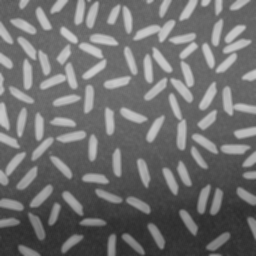
#> input picture src/a1/data/rice.png, 256 x 256 px
$ jupyter execute --allow-errors sobel_edge.ipynb   (older library calls are emulated)
#> lines starting #> are read from the running program, lines starting #| are printed output that depends on the picture; after the words box and inside, x2 and y2 are one past the last pixel; in counts of white or black regions, pixels touching at a corner belong together
# ECSE415 - Intro to Computer Vision
## Assignment 1 - Image Filtering
### Alexander Harris - 260688155

# 2. Edge detection
## 2.1 Sobel edge detector

### 2.1.1 - Effect of sharpening on edge detection

[cell 1]
import cv2
import numpy as np
import matplotlib.pyplot as plt
import math

# Import original image in grayscale
img_gray = cv2.imread('data/rice.png', cv2.IMREAD_GRAYSCALE)
#> img_gray is the input picture: shape (256, 256); min 44, max 204, mean 111.2
img = cv2.imread('data/rice.png')

# Sobel filter applied to rice.png
img_edges_x = cv2.Sobel(img_gray, cv2.CV_64F, 1, 0, ksize=3)
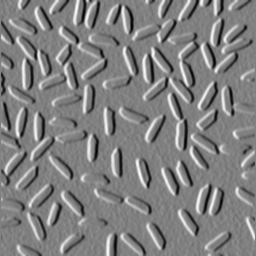
#> img_edges_x: shape (256, 256) float64; min -249, max 244, mean -0.5; drawn with min black and max white
img_edges_y = cv2.Sobel(img_gray, cv2.CV_64F, 0, 1, ksize=3)
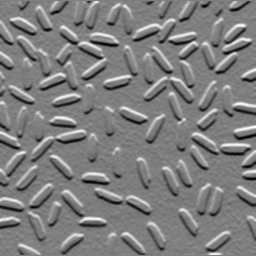
#> img_edges_y: shape (256, 256) float64; min -244, max 245, mean -2; drawn with min black and max white
img_edges = cv2.magnitude(img_edges_x, img_edges_y)
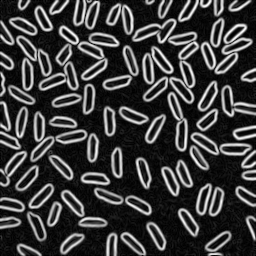
#> img_edges: shape (256, 256) float64; min 0, max 256.1, mean 60.7; drawn with min black and max white

# Apply threshold to resulting image
_, img_thresh150 = cv2.threshold(img_edges, 150, 255, cv2.THRESH_BINARY)
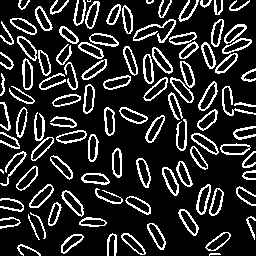
#> img_thresh150: shape (256, 256) float64; 17.6% white in thin lines or dots
_, img_thresh200 = cv2.threshold(img_edges, 200, 255, cv2.THRESH_BINARY)
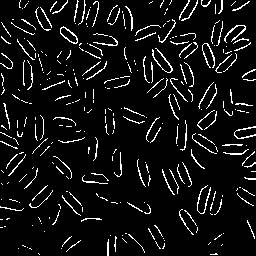
#> img_thresh200: shape (256, 256) float64; 7.3% white in thin lines or dots

[cell 2]
# Display images
plt.figure(figsize=(20, 20))
plt.subplot(141), plt.imshow(img_gray, cmap="gray")
plt.title('Original'), plt.axis('off')
plt.subplot(142), plt.imshow(img_edges, cmap="gray")
plt.title('Original - No threshold'), plt.axis('off')
plt.subplot(143), plt.imshow(img_thresh150, cmap="gray")
plt.title('Original - Threshold of 150'), plt.axis('off')
plt.subplot(144), plt.imshow(img_thresh200, cmap="gray")
plt.title('Original - Threshold of 200'), plt.axis('off')
plt.show()

[cell 3]
# Compute sharpened images
box_img = cv2.boxFilter(img, -1, (5,5))
gaussian_img = cv2.GaussianBlur(img, (5,5), math.sqrt(2))

box_details = cv2.subtract(img, box_img)
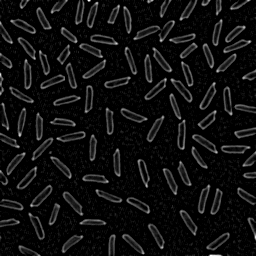
#> box_details: shape (256, 256, 3); min 0, max 39, mean 2.4; drawn with min black and max white
sharp_box_img = cv2.cvtColor(cv2.add(img, box_details), cv2.COLOR_BGR2GRAY)

gaussian_details = cv2.subtract(img, gaussian_img)
sharp_gaussian_img = cv2.cvtColor(cv2.add(img, gaussian_details), cv2.COLOR_BGR2GRAY)

[cell 4]
# Apply Sobel filter to box-sharpened image
box_edges_x = cv2.Sobel(sharp_box_img, cv2.CV_64F, 1, 0, ksize=3)
box_edges_y = cv2.Sobel(sharp_box_img, cv2.CV_64F, 0, 1, ksize=3)
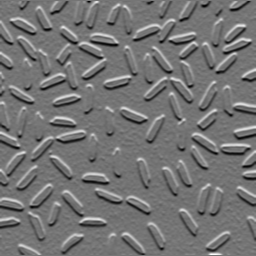
#> box_edges_y: shape (256, 256) float64; min -316, max 372, mean -2; drawn with min black and max white
box_edges = cv2.magnitude(box_edges_x, box_edges_y)
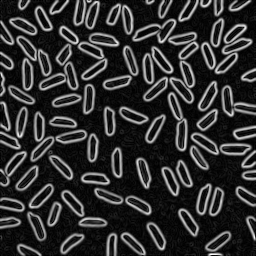
#> box_edges: shape (256, 256) float64; min 0, max 374.4, mean 70.6; drawn with min black and max white

# Apply threshold
_, box_thresh150 = cv2.threshold(box_edges, 150, 255, cv2.THRESH_BINARY)
#> box_thresh150: shape (256, 256) float64; 19.8% white in thin lines or dots
_, box_thresh200 = cv2.threshold(box_edges, 200, 255, cv2.THRESH_BINARY)
#> box_thresh200: shape (256, 256) float64; 14% white in thin lines or dots

[cell 5]
# Display images
plt.figure(figsize=(20, 20))
plt.subplot(141), plt.imshow(img_gray, cmap="gray")
plt.title('Original'), plt.xticks([]), plt.yticks([])
plt.subplot(142), plt.imshow(box_edges, cmap="gray")
plt.title('Box-sharpened - No threshold'), plt.axis('off')
plt.subplot(143), plt.imshow(box_thresh150, cmap="gray")
plt.title('Box-sharpened - Threshold of 150'), plt.axis('off')
plt.subplot(144), plt.imshow(box_thresh200, cmap="gray")
plt.title('Box-sharpened - Threshold of 200'), plt.axis('off')
plt.show()

[cell 6]
# Apply Sobel filter to Gaussian-sharpened image
gaussian_edges_x = cv2.Sobel(sharp_gaussian_img, cv2.CV_64F, 1, 0, ksize=3)
gaussian_edges_y = cv2.Sobel(sharp_gaussian_img, cv2.CV_64F, 0, 1, ksize=3)
gaussian_edges = cv2.magnitude(gaussian_edges_x, gaussian_edges_y)

# Apply threshold
_, gaussian_thresh150 = cv2.threshold(gaussian_edges, 150, 255, cv2.THRESH_BINARY)
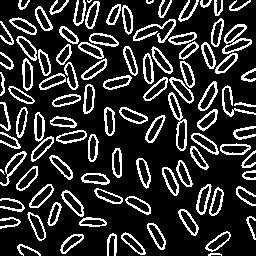
#> gaussian_thresh150: shape (256, 256) float64; 19.3% white in thin lines or dots
_, gaussian_thresh200 = cv2.threshold(gaussian_edges, 200, 255, cv2.THRESH_BINARY)
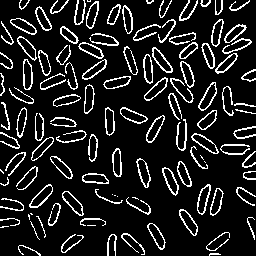
#> gaussian_thresh200: shape (256, 256) float64; 12.9% white in thin lines or dots

[cell 7]
# Display images
plt.figure(figsize=(20, 20))
plt.subplot(141), plt.imshow(img_gray, cmap="gray")
plt.title('Original'), plt.axis('off')
plt.subplot(142), plt.imshow(gaussian_edges, cmap="gray")
plt.title('Gaussian-sharpened - No threshold'), plt.axis('off')
plt.subplot(143), plt.imshow(gaussian_thresh150, cmap="gray")
plt.title('Gaussian-sharpened - Threshold of 150'), plt.axis('off')
plt.subplot(144), plt.imshow(gaussian_thresh200, cmap="gray")
plt.title('Gaussian-sharpened - Threshold of 200'), plt.axis('off')
plt.show()
